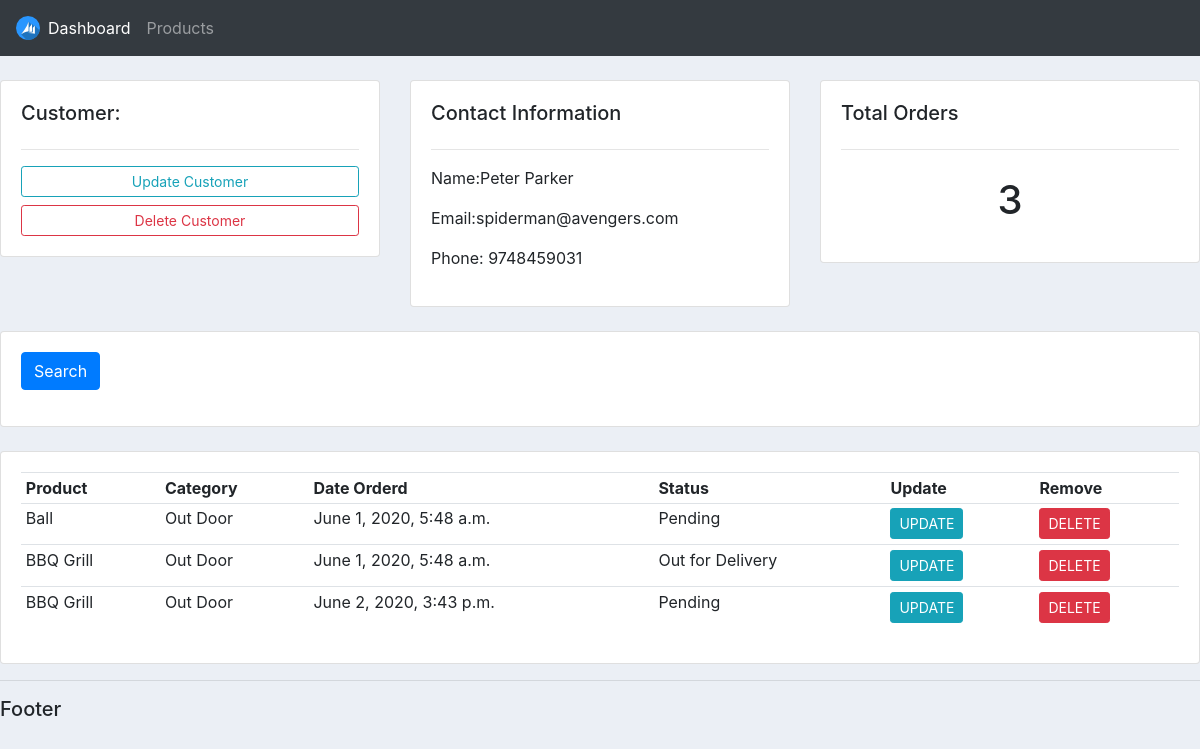
The app's page /customer/2/ with its own data.
### accounts/models.py (models this page shows, shortened)
class Customer(models.Model):
    name    = models.CharField(max_length=200,null=True)
    phone   = models.CharField(max_length=200,null=True)
    email   = models.CharField(max_length=200,null=True)
    date_created = models.DateTimeField(auto_now_add=True)

class Order(models.Model):
    STATUS = (
            ('Pending','Pending'),
            ('Out for Delivery','Out for Delivery'),
            ('Delivered','Delivered'),
            )
    customer = models.ForeignKey(Customer,null=True,on_delete=models.SET_NULL)
    product  = models.ForeignKey(Product,null=True,on_delete=models.SET_NULL)
    date_created = models.DateTimeField(auto_now_add=True,null=True)
    status       = models.CharField(max_length=200,null=True,choices=STATUS)

class Product(models.Model):
    CATEGORY = (
            ('Indoor','Indoor'),
            ('Out Door','Out Door'),
            )
    name        = models.CharField(max_length=200,null=True)
    price       = models.FloatField(null=True)
    category    = models.CharField(max_length=200,null=True,choices=CATEGORY)
    description = models.CharField(max_length=200,null=True,blank=True)
    date_created= models.DateTimeField(auto_now_add=True,null=True)
    tags = models.ManyToManyField(Tag)
    def __str__(self):
        return self.name

### accounts/views.py (the view)
# urls.py: path('customer/<str:pk_test>/',customer,name='customer'),
def customer(request,pk_test):
    customer = Customer.objects.get(id=pk_test)
    orders = customer.order_set.all()
    order_count = orders.count()
    context = {'customer':customer,'orders':orders,'order_count':order_count}
    template_name = 'accounts/customer.html'
    return render(request,template_name,context)

### accounts/templates/accounts/customer.html
{% extends 'accounts/main.html' %}
{% block content %}
<br>
<div class="row">
	<div class="col-md">
		<div class="card card-body">
			<h5>Customer:</h5>
			<hr>
			<a class="btn btn-outline-info  btn-sm btn-block" href="">Update Customer</a>
			<a class="btn btn-outline-danger  btn-sm btn-block" href="">Delete Customer</a>
		</div>
	</div>
	<div class="col-md">
		<div class="card card-body">
			<h5>Contact Information</h5>
			<hr>
			<P>Name:{{ customer.name }}</P>
			<p>Email:{{ customer.email }} </p>
			<p>Phone: {{ customer.phone }}</p>
		</div>
	</div>
	<div class="col-md">
		<div class="card card-body">
			<h5>Total Orders</h5>
			<hr>
			<h1 style="text-align: center;padding: 10px">{{order_count}}</h1>
		</div>
	</div>
</div>
<br>
<div class="row">
	<div class="col">
		<div class="card card-body">
			<form method="get">
		    <button class="btn btn-primary" type="submit">Search</button>
		  </form>
		</div>
	</div>
</div>
<br>
<div class="row">
	<div class="col-md">
		<div class="card card-body">
			<table class="table table-sm">
				<tr>
					<th>Product</th>
					<th>Category</th>
					<th>Date Orderd</th>
					<th>Status</th>
					<th>Update</th>
					<th>Remove</th>
				</tr>
				{% for order in orders %}
					<tr>
						<td>{{order.product}}</td>
						<td>{{order.product.category}}</td>
						<td>{{order.date_created}}</td>
						<td>{{order.status}}</td>
						<td><a class="btn btn-sm btn-info" href="">UPDATE</a></td>
						<td><a class="btn btn-sm btn-danger" href="">DELETE</a></td>
					</tr>
				{% endfor %}
			</table>
		</div>
	</div>
</div>
{% endblock %}

### static/css/main.css (style rules this page uses)
body { background-color:#ebeff5; }

### records on screen
Customer: name "Peter Parker", email "spiderman@avengers.com", phone "9748459031"
Order: product "Ball", product.category "Out Door", date_created "June 1, 2020, 5:48 a.m.", status "Pending"
Order: product "BBQ Grill", product.category "Out Door", date_created "June 1, 2020, 5:48 a.m.", status "Out for Delivery"
Order: product "BBQ Grill", product.category "Out Door", date_created "June 2, 2020, 3:43 p.m.", status "Pending"

### other values on screen
{{ order_count }} "3"
